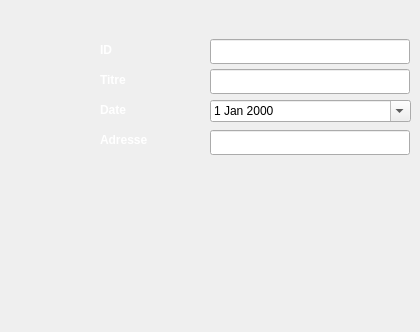
    <widget class="QWidget" name="page_6">
     <widget class="QLineEdit" name="lineEdit_adresse_eve">
      <property name="geometry">
       <rect>
        <x>210</x>
        <y>130</y>
        <width>200</width>
        <height>25</height>
       </rect>
      </property>
     </widget>
     <widget class="QPushButton" name="retour_2">
      <property name="geometry">
       <rect>
        <x>90</x>
        <y>270</y>
        <width>51</width>
        <height>51</height>
       </rect>
      </property>
      <property name="styleSheet">
       <string notr="true">QPushButton {
            color: white;
            border-image: url(:/img/fleche.png) 3 10 3 10;
            border-top: 3px transparent;
            border-bottom: 3px transparent;
            border-right: 10px transparent;
            border-left: 10px transparent;
        }</string>
      </property>
      <property name="text">
       <string/>
      </property>
     </widget>
     <widget class="QLineEdit" name="lineEdit_titre_eve">
      <property name="geometry">
       <rect>
        <x>210</x>
        <y>69</y>
        <width>200</width>
        <height>25</height>
       </rect>
      </property>
     </widget>
     <widget class="QLabel" name="label_ID_2">
      <property name="geometry">
       <rect>
        <x>100</x>
        <y>70</y>
        <width>81</width>
        <height>21</height>
       </rect>
      </property>
      <property name="text">
       <string>&lt;html&gt;&lt;head/&gt;&lt;body&gt;&lt;p&gt;&lt;span style=&quot; font-weight:600; color:#ffffff;&quot;&gt;Titre&lt;/span&gt;&lt;/p&gt;&lt;/body&gt;&lt;/html&gt;</string>
      </property>
     </widget>
     <widget class="QLabel" name="label_ecrivant_2">
      <property name="geometry">
       <rect>
        <x>100</x>
        <y>130</y>
        <width>91</width>
        <height>21</height>
       </rect>
      </property>
      <property name="text">
       <string>&lt;html&gt;&lt;head/&gt;&lt;body&gt;&lt;p&gt;&lt;span style=&quot; font-weight:600; color:#ffffff;&quot;&gt;Adresse&lt;/span&gt;&lt;/p&gt;&lt;/body&gt;&lt;/html&gt;</string>
      </property>
     </widget>
     <widget class="QLabel" name="label_livre_2">
      <property name="geometry">
       <rect>
        <x>100</x>
        <y>100</y>
        <width>81</width>
        <height>21</height>
       </rect>
      </property>
      <property name="text">
       <string>&lt;html&gt;&lt;head/&gt;&lt;body&gt;&lt;p&gt;&lt;span style=&quot; font-weight:600; color:#ffffff;&quot;&gt;Date&lt;/span&gt;&lt;/p&gt;&lt;/body&gt;&lt;/html&gt;</string>
      </property>
     </widget>
     <widget class="QPushButton" name="pb_ajouter">
      <property name="geometry">
       <rect>
        <x>260</x>
        <y>300</y>
        <width>75</width>
        <height>23</height>
       </rect>
      </property>
      <property name="styleSheet">
       <string notr="true">QPushButton {
            color: white;
            border-image: url(:/img/valid.png) 3 10 3 10;
            border-top: 3px transparent;
            border-bottom: 3px transparent;
            border-right: 10px transparent;
            border-left: 10px transparent;
        }</string>
      </property>
      <property name="text">
       <string/>
      </property>
     </widget>
     <widget class="QLineEdit" name="lineEdit_id_eve">
      <property name="geometry">
       <rect>
        <x>210</x>
        <y>39</y>
        <width>200</width>
        <height>25</height>
       </rect>
      </property>
      <property name="text">
       <string/>
      </property>
     </widget>
     <widget class="QLabel" name="label_ID_4">
      <property name="geometry">
       <rect>
        <x>100</x>
        <y>40</y>
        <width>81</width>
        <height>21</height>
       </rect>
      </property>
      <property name="text">
       <string>&lt;html&gt;&lt;head/&gt;&lt;body&gt;&lt;p&gt;&lt;span style=&quot; font-weight:600; color:#ffffff;&quot;&gt;ID&lt;/span&gt;&lt;/p&gt;&lt;/body&gt;&lt;/html&gt;</string>
      </property>
     </widget>
     <widget class="QDateEdit" name="lineEdit_date_eve">
      <property name="geometry">
       <rect>
        <x>210</x>
        <y>100</y>
        <width>201</width>
        <height>22</height>
       </rect>
      </property>
      <property name="calendarPopup">
       <bool>true</bool>
      </property>
     </widget>
    </widget>
